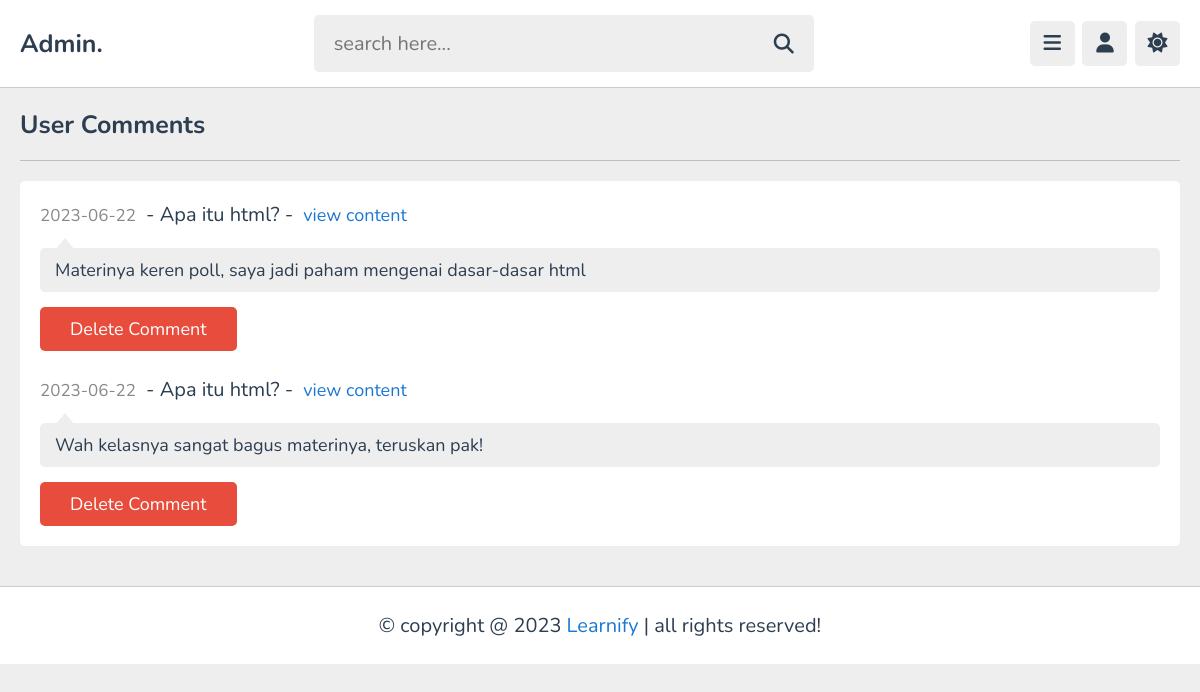
Page /admin/comments.php (signed in) on the committed database.
### tables this page shows
CREATE TABLE `comments` (
  `id` varchar(20) NOT NULL,
  `content_id` varchar(20) NOT NULL,
  `user_id` varchar(20) NOT NULL,
  `tutor_id` varchar(20) NOT NULL,
  `comment` varchar(1000) NOT NULL,
  `date` date NOT NULL DEFAULT current_timestamp()
);

CREATE TABLE `content` (
  `id` varchar(20) NOT NULL,
  `tutor_id` varchar(20) NOT NULL,
  `playlist_id` varchar(20) NOT NULL,
  `title` varchar(100) NOT NULL,
  `description` varchar(1000) NOT NULL,
  `video` varchar(100) NOT NULL,
  `thumb` varchar(100) NOT NULL,
  `date` date NOT NULL DEFAULT current_timestamp(),
  `status` varchar(20) NOT NULL DEFAULT 'deactive'
);

### admin/comments.php (the view, shortened to what this page needs)
<?php
include '../components/connect.php';
if(isset($_COOKIE['tutor_id'])){
   $tutor_id = $_COOKIE['tutor_id'];
}else{
   $tutor_id = '';
   header('location:login.php');
}
?>
<!DOCTYPE html>
<html lang="en">
<head>
   <link rel="stylesheet" href="https://cdnjs.cloudflare.com/ajax/libs/font-awesome/6.2.0/css/all.min.css">
   <link rel="stylesheet" href="../css/admin_style.css">
</head>
<body>
<?php include '../components/admin_header.php'; ?>
<section class="comments">
   <h1 class="heading">user comments</h1>
   <div class="show-comments">
      <?php
         $select_comments = $conn->prepare("SELECT * FROM `comments` WHERE tutor_id = ?");
         $select_comments->execute([$tutor_id]);
         if($select_comments->rowCount() > 0){
            while($fetch_comment = $select_comments->fetch(PDO::FETCH_ASSOC)){
               $select_content = $conn->prepare("SELECT * FROM `content` WHERE id = ?");
               $select_content->execute([$fetch_comment['content_id']]);
               $fetch_content = $select_content->fetch(PDO::FETCH_ASSOC);
      ?>
      <div class="box" style="<?php if($fetch_comment['tutor_id'] == $tutor_id){echo 'order:-1;';} ?>">
         <div class="content"><span><?= $fetch_comment['date']; ?></span><p> - <?= $fetch_content['title']; ?> - </p><a href="view_content.php?get_id=<?= $fetch_content['id']; ?>">view content</a></div>
         <p class="text"><?= $fetch_comment['comment']; ?></p>
         <form action="" method="post">
            <button type="submit" name="delete_comment" class="inline-delete-btn" onclick="return confirm('delete this comment?');">delete comment</button>
         </form>
      </div>
      <?php
       }
      }else{
         echo '<p class="empty">no comments added yet!</p>';
      }
      ?>
      </div>
</section>
<?php include '../components/footer.php'; ?>
</body>
</html>

### css/admin_style.css (style rules this page uses)
:root { --main-color:#1a77d3; --red:#e74c3c; --oragen:#f39c12; --white:#fff; --black:#2c3e50; --light-color:#888; --light-bg:#eee; --border:.1rem solid rgba(0,0,0,.2); }
* { font-family: 'Nunito', sans-serif; margin: 0; padding: 0; box-sizing: border-box; outline: none; border: none; text-decoration: none; }
html { font-size: 62.5%; overflow-x: hidden; }
body { background-color: var(--light-bg); padding-left: 30rem; }
section { padding:2rem; max-width: 1200px; margin: 0 auto; }
.btn, .option-btn, .delete-btn, .inline-btn, .inline-option-btn, .inline-delete-btn { border-radius: .5rem; padding: 1rem 3rem; font-size: 1.8rem; color: #fff; margin-top: 1rem; text-transform: capitalize; cursor: pointer; text-align: center; }
.inline-btn, .inline-option-btn, .inline-delete-btn { display: inline-block; }
.delete-btn, .inline-delete-btn { background-color: var(--red); }
.heading { padding-bottom: 1.8rem; border-bottom: var(--border); font-size: 2.5rem; color: var(--black); text-transform: capitalize; margin-bottom: 2rem; }
.comments .show-comments { background-color: var(--white); border-radius: .5rem; padding: 2rem; display: grid; gap: 2.5rem; }
.comments .show-comments .content { margin-bottom: 2rem; }
.comments .show-comments .content p { font-size: 2rem; color: var(--black); padding: 0 1rem; display: inline-block; }
.comments .show-comments .content span { font-size: 1.7rem; color: var(--light-color); }
.comments .show-comments .content a { color: var(--main-color); font-size: 1.8rem; }
.comments .show-comments .text { border-radius: .5rem; background-color: var(--light-bg); padding: 1rem 1.5rem; color: var(--black); margin: .5rem 0; position: relative; z-index: 0; white-space: pre-line; font-size: 1.8rem; }
.comments .show-comments .text::before { content: ''; position: absolute; top: -1rem; left: 1.5rem; height: 1.2rem; width: 2rem; background-color: var(--light-bg); clip-path: polygon(50% 0%, 0% 100%, 100% 100%); }
@media (max-width:1200px) { body { padding-left: 0; } }

### rows in the picture
comments: date "2023-06-22", content.title "Apa itu html?", comment "Materinya keren poll, saya jadi paham mengenai dasar-dasar html"
comments: date "2023-06-22", content.title "Apa itu html?", comment "Wah kelasnya sangat bagus materinya, teruskan pak!"
